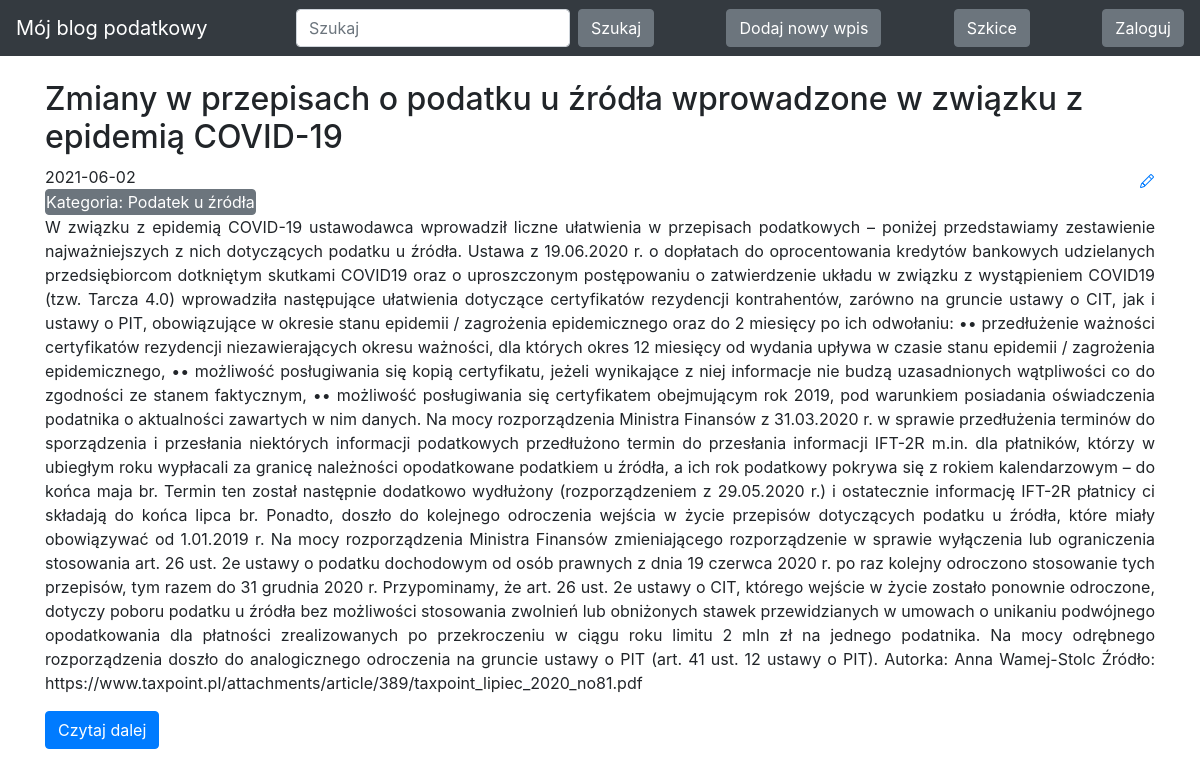
/?entry_id=2, run on the app's committed database.
### blog/models.py (models this page shows)
class Entry(db.Model):
    id = db.Column(db.Integer, primary_key=True)
    title = db.Column(db.String(80), nullable=False)
    body = db.Column(db.Text, nullable=False)
    pub_date = db.Column(db.DateTime, nullable=False,
                         default=datetime.datetime.utcnow)
    is_published = db.Column(db.Boolean, default=False)
    category = db.Column(db.String(80), nullable=False)

### blog/routes.py (the view)
@app.route("/")
def index():
    search = request.args.get('search', default=None)
    category = request.args.get('category', default=None)
    entry_id = request.args.get('entry_id', default=None)
    query = Entry.query.filter_by(is_published=True)
    if search:
        query = query.filter(or_(Entry.title.contains(search), Entry.body.contains(search)))
    elif category:
        query = query.filter(Entry.category == category)
    elif entry_id:
        query = query.filter(Entry.id == entry_id)
    all_posts = query.order_by(Entry.pub_date.desc())
    return render_template("homepage.html", all_posts=all_posts)

### blog/templates/homepage.html (shortened to what this page needs)
<!DOCTYPE html>
<html lang="en">
{% extends "base.html" %}
{% block content %}
{% for post in all_posts %}
<div>
   <div>
       <h2 class="mt-4 d-inline-block">{{ post.title }}</h2>
       <a href="{{ url_for('edit_entry', entry_id=post.id) }}">
       </a>
   </div>
   {{ post.pub_date.strftime('%Y-%m-%d') }}
    <form class="form-inline my-2 my-lg-0" action="{{ url_for('index') }}" method="GET">
    <button class="btn btn-secondary my-2 my-sm-0 p-0" name="category" value="{{ post.category }}" type="submit">Kategoria: {{ post.category }}</button>
    </form>
    <p style="text-align: justify">
        {% if 'entry_id' in request.full_path %}
        {{ post.body }}
        {% else %}
        {{ post.body|truncate(700, true) }}
        {% endif %}
   </p>
    <form class="form-inline my-2 my-lg-0" action="{{ url_for('index') }}" method="GET">
    <button class="btn btn-primary my-2 my-sm-0" name="entry_id" value="{{ post.id }}" type="submit">Czytaj dalej</button>
    </form>
</div>
{% endfor %}
{% endblock %}

### data on the page
Entry: title "Zmiany w przepisach o podatku u źródła wprowadzone w związku z epidemią COVID-19", pub_date "2021-06-02", category "Podatek u źródła", body "W związku z epidemią COVID-19 ustawodawca wprowadził liczne ułatwienia w przepisach podatkowych – poniżej przedstawiamy zestawienie najważniejszych z nich dotyczących podatku u źródła. Ustawa z 19.06.2020 r. o dopłatach do oprocentowania kredytów bankowych udzielanych przedsiębiorcom dotkniętym skutkami COVID19 oraz o uproszczonym postępowaniu o zatwierdzenie układu w związku z wystąpieniem COVID19 (tzw. Tarcza 4.0) wprowadziła następujące ułatwienia dotyczące certyfikatów rezydencji kontrahentów, zarówno na gruncie ustawy o CIT, jak i ustawy o PIT, obowiązujące w okresie stanu epidemii / zagrożenia epidemicznego oraz do 2 miesięcy po ich odwołaniu: •• przedłużenie ważności certyfikatów…", {{ post.id }} 2 (drawn)
